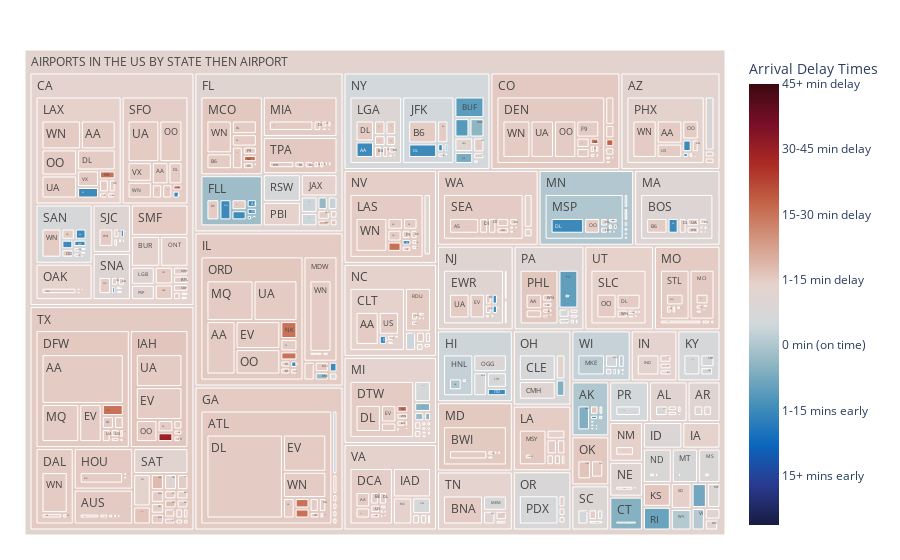

This figure's notebook cell:
### Code cell
# tree map for airlines delay taking in account airport sizes

fig = px.treemap(df_airport_delays, 
                 path=[px.Constant("AIRPORTS IN THE US BY STATE THEN AIRPORT"), 'OR_STATE', 'AIRPORT', 'AIRLINE'], 
                 values='NUM_OF_FLIGHTS_BY_AIRLINE_AIRPORT',
                 color='DUMMY_AIRLINE_DELAY',
                 color_continuous_scale='balance',
                 color_continuous_midpoint=np.average(df_airport_delays['DUMMY_AIRLINE_DELAY'],))

fig.update_layout(coloraxis_colorbar=dict(title='Arrival Delay Times',tickvals = [2,1.5,1,.5,0,-.5,-1], ticktext = ['45+ min delay', '30-45 min delay', '15-30 min delay', '1-15 min delay', '0 min (on time)', '1-15 mins early', '15+ mins early']))
fig.update_layout(margin = dict(t=50, l=25, r=25, b=25))
fig.show()

### Figure 1 — Plotly figure (JSON) as saved in the notebook; plotly's stock layout.template omitted (floating-point values rounded to 4 significant figures; data arrays with more than 128 entries replaced by an {"elided": "..."} marker saying what was removed)
{"data": [{"branchvalues": "total", "customdata": {"elided": "1626x1 float values"}, "domain": {"x": [0, 1], "y": [0, 1]}, "hovertemplate": "labels=%{label}<br>NUM_OF_FLIGHTS_BY_AIRLINE_AIRPORT=%{value}<br>parent=%{parent}<br>id=%{id}<br>DUMMY_AIRLINE_DELAY=%{color}<extra></extra>", "ids": {"elided": "1626 str values"}, "labels": {"elided": "1626 str values"}, "marker": {"coloraxis": "coloraxis", "colors": {"elided": "1626 float values"}}, "name": "", "parents": {"elided": "1626 str values"}, "type": "treemap", "values": {"elided": "1626 int values"}}], "layout": {"coloraxis": {"cmid": 0.311, "colorbar": {"ticktext": ["45+ min delay", "30-45 min delay", "15-30 min delay", "1-15 min delay", "0 min (on time)", "1-15 mins early", "15+ mins early"], "tickvals": [2, 1.5, 1, 0.5, 0, -0.5, -1], "title": {"text": "Arrival Delay Times"}}, "colorscale": [[0, "rgb(23, 28, 66)"], [0.09091, "rgb(41, 58, 143)"], [0.1818, "rgb(11, 102, 189)"], [0.2727, "rgb(69, 144, 185)"], [0.3636, "rgb(142, 181, 194)"], [0.4545, "rgb(210, 216, 219)"], [0.5455, "rgb(230, 210, 204)"], [0.6364, "rgb(213, 157, 137)"], [0.7273, "rgb(196, 101, 72)"], [0.8182, "rgb(172, 43, 36)"], [0.9091, "rgb(120, 14, 40)"], [1, "rgb(60, 9, 17)"]]}, "legend": {"tracegroupgap": 0}, "margin": {"b": 25, "l": 25, "r": 25, "t": 50}}}
